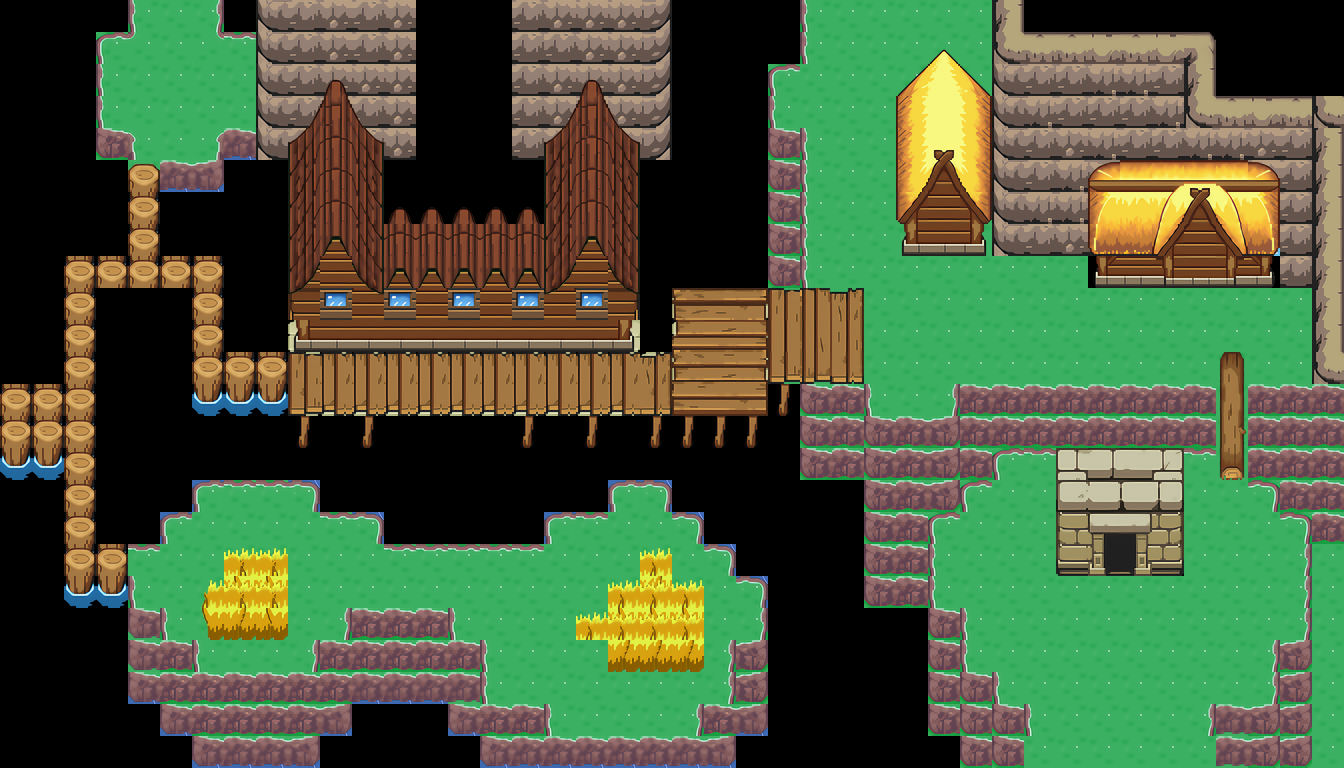

Rendered tile map (Tiled .tmx) drawn with the repository's tilesets; below, a short description and the map source with its tile grids summarised:
An orthogonal 42x24 tile map with 32x32 px tiles, 6 tile layers (Tile Layer 1, Tile Layer 2, Tile Layer 3, Tile Layer 4, ...), 3 tilesets and 53 objects (45x event, 8x collision).

<map version="1.10" tiledversion="1.11.1-99-gec89c545" orientation="orthogonal" renderorder="right-down" compressionlevel="0" width="42" height="24" tilewidth="32" tileheight="32" infinite="0" nextlayerid="10" nextobjectid="79">
 <properties>
  <property name="edges" value="clamped" />
 </properties>
 <tileset firstgid="1" source="../gfx/tilesets/oceanset_outside.tsx" />
 <tileset firstgid="1793" source="../gfx/tilesets/core_outdoor.tsx" />
 <tileset firstgid="4568" source="../gfx/tilesets/core_buildings.tsx" />
 <layer id="1" name="Tile Layer 1" width="42" height="24">
  <data>[1008 cells, 1008 non-empty, 33 distinct tile ids]</data>
 </layer>
 <layer id="2" name="Tile Layer 2" width="42" height="24">
  <data>[1008 cells, 537 non-empty, 81 distinct tile ids]</data>
 </layer>
 <layer id="3" name="Tile Layer 3" width="42" height="24">
  <data>[1008 cells, 153 non-empty, 82 distinct tile ids]</data>
 </layer>
 <layer id="5" name="Tile Layer 4" width="42" height="24">
  <data>[1008 cells, 15 non-empty, 4 distinct tile ids]</data>
 </layer>
 <layer id="4" name="Tile Layer 5" width="42" height="24">
  <data>[1008 cells, 13 non-empty, 4 distinct tile ids]</data>
 </layer>
 <layer id="7" name="Tile Layer 6" width="42" height="24">
  <data>[1008 cells, 8 non-empty, 2 distinct tile ids]</data>
 </layer>
 <objectgroup color="#ffff00" id="6" name="Events">
  <object id="3" name="Teleport to End of Desert" type="event" x="1024" y="736" width="32" height="32">
   <properties>
    <property name="act1" value="transition_teleport player,water_end_of_desert.tmx,6,0,0.5" />
    <property name="act2" value="char_face player,down" />
    <property name="cond1" value="is char_at player" />
    <property name="cond2" value="is char_facing player,down" />
   </properties>
  </object>
  <object id="4" name="Teleport to End of Desert" type="event" x="1056" y="736" width="32" height="32">
   <properties>
    <property name="act1" value="transition_teleport player,water_end_of_desert.tmx,7,0,0.5" />
    <property name="act2" value="char_face player,down" />
    <property name="cond1" value="is char_at player" />
    <property name="cond2" value="is char_facing player,down" />
   </properties>
  </object>
  </objectgroup>
 <objectgroup color="#ff0000" id="9" name="Collisions">
  <!-- 8 objects omitted --></objectgroup>
</map>
<!-- 51 of 53 objects omitted -->
